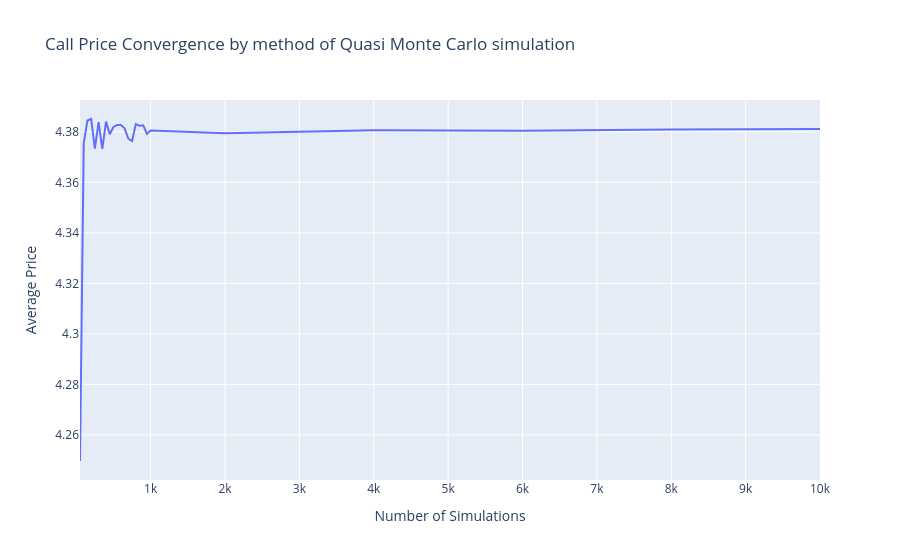

The notebook cell this image was saved under:
### Code cell
fig = go.Figure()

# Courbe 1 : Moyenne
fig.add_trace(go.Scatter(
    x=df_call_quasi_mc.index,
    y=df_call_quasi_mc["mean"],
    mode='lines',
    name='Quasi Monte Carlo'
))

fig.update_layout(
    title="Call Price Convergence by method of Quasi Monte Carlo simulation",
    xaxis_title="Number of Simulations",
    yaxis_title="Average Price",
    legend_title="Simulation methods"
)

fig.show()

### Figure 1 — Plotly figure (JSON) as saved in the notebook; plotly's stock layout.template omitted (floating-point values rounded to 4 significant figures)
{"data": [{"mode": "lines", "name": "Quasi Monte Carlo", "type": "scatter", "x": [50, 100, 150, 200, 250, 300, 350, 400, 450, 500, 550, 600, 650, 700, 750, 800, 850, 900, 950, 1000, 2000, 4000, 6000, 8000, 10000], "y": [4.25, 4.375, 4.384, 4.385, 4.373, 4.384, 4.373, 4.384, 4.379, 4.382, 4.383, 4.383, 4.381, 4.377, 4.376, 4.383, 4.382, 4.383, 4.379, 4.381, 4.379, 4.381, 4.38, 4.381, 4.381]}], "layout": {"legend": {"title": {"text": "Simulation methods"}}, "title": {"text": "Call Price Convergence by method of Quasi Monte Carlo simulation"}, "xaxis": {"title": {"text": "Number of Simulations"}}, "yaxis": {"title": {"text": "Average Price"}}}}
